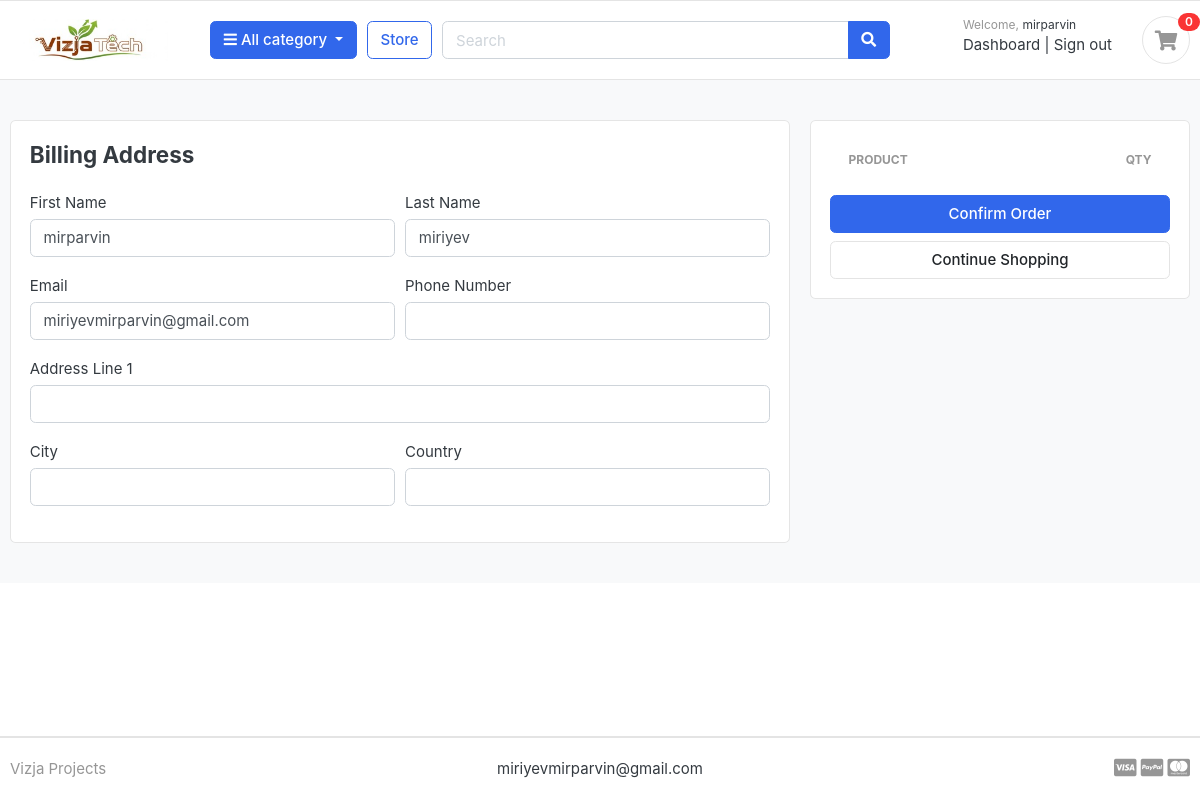
The page /cart/checkout/ (signed in) on the database as committed earlier.
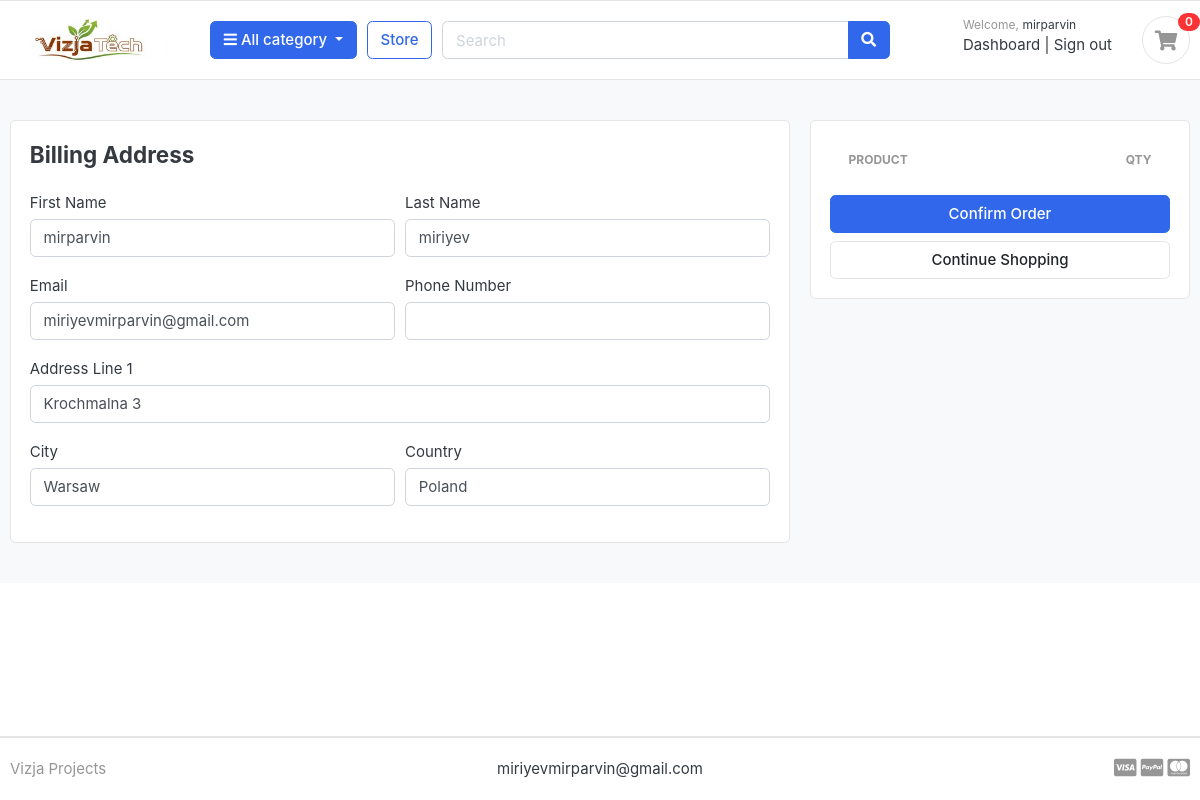
The same page on the database as committed later.
### accounts/models.py (models this page shows, shortened)
class UserProfile(models.Model):
    user = models.OneToOneField(Account, on_delete=models.CASCADE)
    address_line_1 = models.CharField(blank=True, max_length=100)
    address_line_2 = models.CharField(blank=True, max_length=100)
    profile_picture = models.ImageField(blank=True, upload_to='userprofile')
    city = models.CharField(blank=True, max_length=20)
    state = models.CharField(blank=True, max_length=20)
    country = models.CharField(blank=True, max_length=20)

### carts/views.py (the view)
# urls.py: path('checkout/', views.checkout, name='checkout'),
@login_required(login_url='login')
def checkout(request, total=0, quantity=0, cart_items=None):
    tax = 0
    grand_total = 0
    try:
        if request.user.is_authenticated:
            cart_items = CartItem.objects.filter(user=request.user, is_active=True)
        else:
            cart = Cart.objects.get(cart_id=_cart_id(request))
            cart_items = CartItem.objects.filter(cart=cart, is_active=True)
        for cart_item in cart_items:
            total += (cart_item.product.price * cart_item.quantity)
            quantity += cart_item.quantity
        tax = (2 * total)/100
        grand_total = total + tax
        userprofile = UserProfile.objects.get(user=request.user)
    except ObjectDoesNotExist:
        userprofile = None
    context = {
        'total': total,
        'quantity': quantity,
        'cart_items': cart_items,
        'tax': tax,
        'grand_total': grand_total,
        'userprofile': userprofile, # Added to context
    }
    return render(request, 'store/checkout.html', context)

### carts/context_processors.py (called while the page is built)
def counter(request):
    cart_count = 0
    if 'admin' in request.path:
        return {}
    else:
        try:
            if request.user.is_authenticated:
                cart_items = CartItem.objects.all().filter(user=request.user)
            else:
                cart = Cart.objects.filter(cart_id=_cart_id(request))
                cart_items = CartItem.objects.all().filter(cart=cart[:1])
            for cart_item in cart_items:
                cart_count += cart_item.quantity
        except Cart.DoesNotExist:
            cart_count = 0
    return dict(cart_count=cart_count)

### category/context_processors.py (called while the page is built)
def menu_links(request):
    links = Category.objects.all()
    return dict(links=links)

### category/models.py (called while the page is built)
    def get_url(self):
        return reverse('products_by_category', args=[self.slug])

### templates/store/checkout.html (shortened to what this page needs)
{% extends 'base.html' %}
{% load static %}
{% block content %}
<section class="section-content padding-y bg">
    <div class="container">
        <form action="{% url 'place_order' %}" method="POST">
            <div class="row">
                <aside class="col-lg-8">
                    <div class="card">
                        <div class="card-body">
                            <h4 class="card-title mb-4">Billing Address</h4>
                            <div class="form-row">
                                <div class="col form-group">
                                    <label for="">First Name</label>
                                    <input type="text" name="first_name" class="form-control" value="{{ user.first_name }}" required>
                                </div>
                                <div class="col form-group">
                                    <label for="">Last Name</label>
                                    <input type="text" name="last_name" class="form-control" value="{{ user.last_name }}" required>
                                </div>
                            </div>
                            <div class="form-row">
                                <div class="col form-group">
                                    <label for="">Email</label>
                                    <input type="email" name="email" class="form-control" value="{{ user.email }}" required>
                                </div>
                                <div class="col form-group">
                                    <label for="">Phone Number</label>
                                    <input type="text" name="phone" class="form-control" value="{{ user.phone }}" required>
                                </div>
                            </div>
                            <div class="form-group">
                                <label for="">Address Line 1</label>
                                <input type="text" name="address_line_1" class="form-control" value="{{ userprofile.address_line_1 }}" required>
                            </div>
                            <div class="form-row">
                                <div class="col form-group">
                                    <label for="">City</label>
                                    <input type="text" name="city" class="form-control" value="{{ userprofile.city }}" required>
                                </div>
                                <div class="col form-group">
                                    <label for="">Country</label>
                                    <input type="text" name="country" class="form-control" value="{{ userprofile.country }}" required>
                                </div>
                            </div>
                        </div>
                    </div>
                </aside>
                <aside class="col-lg-4">
                    <div class="card">
                        <div class="card-body">
                            <table class="table table-borderless table-shopping-cart">
                                <thead class="text-muted">
                                    <tr class="small text-uppercase">
                                        <th scope="col">Product</th>
                                        <th scope="col" width="50">Qty</th>
                                    </tr>
                                </thead>
                            </table>
                            <button type="submit" name="submit" class="btn btn-primary btn-block">Confirm Order</button>
                            <a href="{% url 'store' %}" class="btn btn-light btn-block">Continue Shopping</a>
                        </div>
                    </div>
                </aside>
            </div>
        </form> </div>
</section>
{% endblock %}

Rows that differ between the two databases and show on the page:
added UserProfile: address_line_1 "Krochmalna 3", city "Warsaw", country "Poland"
